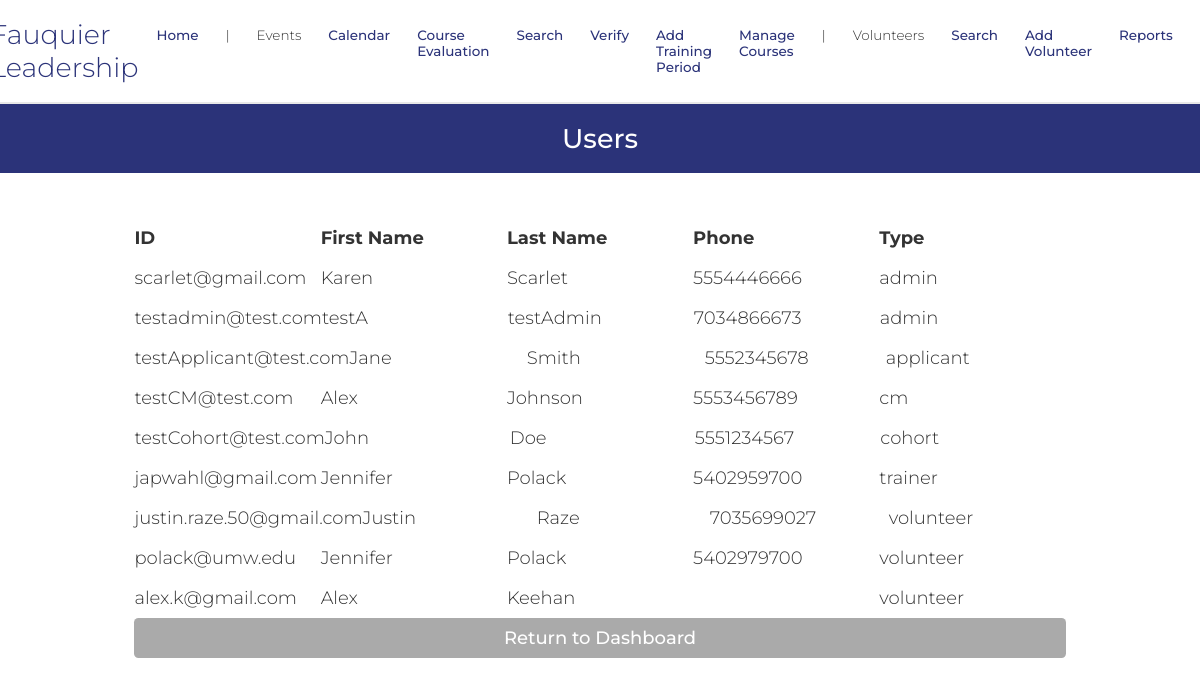
Screenshot of /userSearch.php (signed in) with the database file from the repository.
### tables this page shows
CREATE TABLE `dbPersons` (
  `id` varchar(256) NOT NULL,
  `start_date` text DEFAULT NULL,
  `venue` text DEFAULT NULL,
  `first_name` text NOT NULL,
  `last_name` text DEFAULT NULL,
  `address` text DEFAULT NULL,
  `city` text DEFAULT NULL,
  `state` varchar(2) DEFAULT NULL,
  `zip` text DEFAULT NULL,
  `phone1` varchar(12) NOT NULL,
  `phone1type` text DEFAULT NULL,
  `phone2` varchar(12) DEFAULT NULL,
  `phone2type` text DEFAULT NULL,
  `birthday` text DEFAULT NULL,
  `email` text DEFAULT NULL,
  `shirt_size` varchar(3) DEFAULT NULL,
  `computer` varchar(3) DEFAULT NULL,
  `camera` varchar(3) NOT NULL,
  `transportation` varchar(3) NOT NULL,
  `contact_name` text NOT NULL,
  `contact_num` varchar(12) NOT NULL,
  `relation` text NOT NULL,
  `contact_time` text NOT NULL,
  `cMethod` text DEFAULT NULL,
  `position` text DEFAULT NULL,  
  `credithours` text DEFAULT NULL,
  `howdidyouhear` text DEFAULT NULL,
  `commitment` text DEFAULT NULL,
  `motivation` text DEFAULT NULL,
  `specialties` text DEFAULT NULL,
  `convictions` text DEFAULT NULL,
  `type` text DEFAULT NULL,
  `status` text DEFAULT NULL,
  `completedTraining` text NOT NULL DEFAULT 'False',
  `availability` text DEFAULT NULL,
  `schedule` text DEFAULT NULL,
  `hours` text DEFAULT NULL,
  `notes` text DEFAULT NULL,
  `password` text DEFAULT NULL,
  `sundays_start` char(5) DEFAULT NULL,
  `sundays_end` char(5) DEFAULT NULL,
  `mondays_start` char(5) DEFAULT NULL,
  `mondays_end` char(5) DEFAULT NULL,
  `tuesdays_start` char(5) DEFAULT NULL,
  `tuesdays_end` char(5) DEFAULT NULL,
  `wednesdays_start` char(5) DEFAULT NULL,
  `wednesdays_end` char(5) DEFAULT NULL,
  `thursdays_start` char(5) DEFAULT NULL,
  `thursdays_end` char(5) DEFAULT NULL,
  `fridays_start` char(5) DEFAULT NULL,
  `fridays_end` char(5) DEFAULT NULL,
  `saturdays_start` char(5) DEFAULT NULL,
  `saturdays_end` char(5) DEFAULT NULL,
  `profile_pic` text NOT NULL,
  `force_password_change` tinyint(1) NOT NULL,
  `gender` varchar(6) NOT NULL
);

### database/dbPersons.php (called while the page is built, shortened)
<?php
include_once(dirname(__FILE__).'/../domain/Person.php');
function getall_users() {
    $persons = array();
    $con=connect();
    $query = 'SELECT * FROM dbPersons WHERE id != "vmsroot" ORDER BY type,id';
    $result = mysqli_query($con,$query);
    while ($result_row = mysqli_fetch_assoc($result)) {
        $the_person = make_a_person($result_row);
        $persons[] = $the_person;
    }
    return $persons;
}
function make_a_person($result_row) {
    return $thePerson;
}

### domain/Person.php (called while the page is built, shortened)
<?php
$accessLevelsByRole = [
	'volunteer' => 1,
	'trainer' => 2,
	'admin' => 3,
	'applicant' => 1,
    'cm' => 3,
    'cohort' => 1
];
class Person {
	private $id;
	private $first_name;
	private $last_name;
	private $phone1;
	private $type;
	function __construct($f, $l, $v, $a, $c, $s, $z, $pp, $p1, $p1t, $p2, $p2t, $e, $ts,
                     $comp, $cam, $tran, $cn, $cpn, $rel, $ct, $t, $st, $cntm, $pos,
                     $credithours, $comm, $mot, $spe, $convictions, $av, $sch, $hrs,
                     $bd, $sd, $hdyh, $notes, $pass, $suns, $sune, $mons, $mone, $tues,
                     $tuee, $weds, $wede, $thus, $thue, $fris, $frie, $sats, $sate,
                     $mcp, $gender)  {
		$this->id = $e;
		$this->first_name = $f;
		$this->last_name = $l;
		$this->phone1 = $p1;
		 global $accessLevelsByRole;
    if (trim($t) !== "") {
        $roleArray = explode(',', $t);
        $this->type = [];
        $maxAccess = 0;
        foreach ($roleArray as $role) {
            $role = strtolower(trim($role));
            $this->type[] = $role;
            if (isset($accessLevelsByRole[$role])) {
                $maxAccess = max($maxAccess, $accessLevelsByRole[$role]);
            }
        }
    } else {
        $this->type = [];
    }
	}
	function get_id() {
		return $this->id;
	}
	function get_first_name() {
		return $this->first_name;
	}
	function get_last_name() {
		return $this->last_name;
	}
	function get_phone1() {
		return $this->phone1;
	}
	function get_type() {
		return $this->type;
	}
}

### userSearch.php (the view, shortened to what this page needs)
<?php
    require_once('database/dbPersons.php');
    $users = getall_users();
?>
<!DOCTYPE html>
<html>
    <head>
        <?php require_once('universal.inc') ?>
    </head>
    <body>
        <?php require_once('header.php') ?>
        <h1>Users</h1>
        <main class="search-form">
            <?php
                if (isset($users)) {
                    if (count($users) > 0) {
                        echo "
                                <table class='user' width='500'>
                                    <thead>
                                        <tr>
                                            <td width = '20%'><b>ID </b></td>
                                            <td width = '20%'><b>First Name</b></td>
                                            <td width = '20%'><b>Last Name</b></td>
                                            <td width = '20%'><b>Phone</b></td>
                                            <td width = '20%'><b>Type</b></td>
                                        </tr>
                                    </thead>
                                </table>
                            ";
                        foreach ($users as $user) {
                            $id = $user->get_id();
                            $first_name = $user->get_first_name();
                            $last_name = $user->get_last_name();
                            $phone = $user->get_phone1();
                            $type = $user->get_type()[0];
                            echo "
                                <table class='user' width='500'>
                                    <tbody>
                                        <tr><td width = '20%'>" . $id . "</td>
                                        <td width = '20%'>" . $first_name . "</td>
                                        <td width = '20%'>" . $last_name . "</td>
                                        <td width = '20%'>" . $phone . "</td>
                                        <td width = '20%'>" . $type . "</td>
                                    </tbody>
                                </table>
                            ";
                        }
                    } else {
                        echo '<div class="error-toast">Your search returned no results.</div>';
                    }
                }
            ?>
            <a class="button cancel" href="index.php" style="margin-top: -.5rem">Return to Dashboard</a>
        </main>
    </body>
</html>

### css/base.css (style rules this page uses)
html, body, header, main, footer, div, span, p, h1, h2, h3, h4, h5, h6, ul, ol, li, input, select, textarea, form, section, label, table, td, tr, th, form, fieldset, em, button, a { padding: 0; margin: 0; font-size: inherit; font-family: inherit; font-weight: inherit; text-decoration: none; font-style: normal; box-sizing: border-box; text-align: left; list-style-type: none; border-spacing: 0; }
:root { --page-background-color: #ffffff; --page-font-color: #333333; --inactive-font-color: #d0d0d0; --inactive-background-color: #f0f0f0; --standout-background: #fafafa; --happy-toast-background-color: #1a7024; --happy-toast-font-color: white; --info-toast-background-color: #2f2f2f; --info-toast-font-color: white; --error-toast-background-color: #701a1a; --error-toast-font-color: white; --shadow-and-border-color: #e8e8e8; --main-color: #2B3379; --accent-color: #31763f; --secondary-accent-color: #f6a4b5; --calendar-event-color: #808080; --calendar-event-color-hover: var(--main-color); --calendar-today-border: 2px solid var(--secondary-accent-color); --button-font-color: white; --button-padding: 0.5rem 1.5rem; --button-border-radius: 0.25rem; --standard-border: 1px solid #333333; --light-border: 1px solid var(--shadow-and-border-color); --text-field-border: 2px solid #e8e8e8; --cancel-button-background-color: #aaa; --error-color: red; font-size: 18px; font-family: Montserrat; font-weight: 300; }
body { background-color: var(--page-background-color); color: var(--page-font-color); font-family: Montserrat; }
main:not(.login):not(.calendar-view):not(.dashboard) { padding: 1rem; }
input[type=submit], button, .button { color: var(--button-font-color); background-color: var(--main-color); padding: var(--button-padding); border: none; border-radius: var(--button-border-radius); font-weight: 500; width: 100%; transition: background-color .3s; cursor: pointer; text-align: center; }
h1 { font-size: 1.5rem; font-weight: 500; margin-bottom: 2rem; background-color: var(--main-color); color: var(--page-background-color); width: 100%; text-align: center; padding: 1rem; }
.button { display: inline-block; }
button.cancel, a.cancel { background-color: var(--cancel-button-background-color); }
main.search-form { gap: 1rem; margin-bottom: 4rem; display: flex; flex-direction: column; }
@media only screen and (min-width: 1024px) { main.search-form { width: 100%; align-items: center; } }
@media only screen and (min-width: 1024px) { main.search-form > * { width: 80%; } }

### rows the page displays
dbpersons: id "scarlet@gmail.com", first_name "Karen", last_name "Scarlet", phone1 "5554446666", type "admin"
dbpersons: id "testadmin@test.com", first_name "testA", last_name "testAdmin", phone1 "7034866673", type "admin"
dbpersons: id "testApplicant@test.com", first_name "Jane", last_name "Smith", phone1 "5552345678", type "applicant"
dbpersons: id "testCM@test.com", first_name "Alex", last_name "Johnson", phone1 "5553456789", type "cm"
dbpersons: id "testCohort@test.com", first_name "John", last_name "Doe", phone1 "5551234567", type "cohort"
dbpersons: id "japwahl@gmail.com", first_name "Jennifer", last_name "Polack", phone1 "5402959700", type "trainer"
dbpersons: id "justin.raze.50@gmail.com", first_name "Justin", last_name "Raze", phone1 "7035699027", type "volunteer"
dbpersons: id "polack@umw.edu", first_name "Jennifer", last_name "Polack", phone1 "5402979700", type "volunteer"
dbpersons: email "alex.k@gmail.com", first_name "Alex", last_name "Keehan", type "volunteer"
